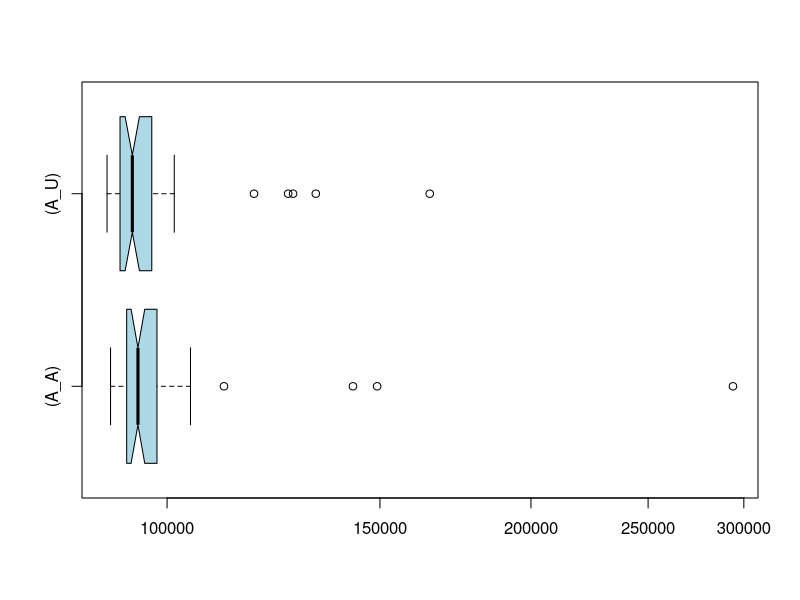

Reproduce this figure in R.
if (exists("A_A")) remove("A_A")
if (exists("A_U")) remove("A_U")
if (exists("C_A")) remove("C_A")
if (exists("C_U")) remove("C_U")
A_U<-c(164928,132749,127125,118016,98731,94063,97017,89194,100519,91577,92813,90523,94286,97341,94287,92301,97967,97130,94204,93923,91218,92527,91425,91119,93670,90665,94726,91430,94637,97680,94114,92190,93302,89951,90168,90006,89203,91807,96536,92786,90659,92773,91705,97694,90588,125939,101380,93747,92284,93524)
A_A<-c(293858,142489,149207,111447,94364,103633,99802,91662,96400,99025,91442,94614,100647,91499,91868,95073,93614,93608,92617,100605,92372,97677,93770,94725,95877,94642,89792,97957,94351,95338,93334,90125,93322,101428,94339,100302,98097,90635,92050,95168,96433,93631,97367,91568,94595,104562,90261,90451,93491,92594)
if (exists("A_U")) boxplot.stats(A_U)
if (exists("A_A")) boxplot.stats(A_A)
if (exists("C_U")) boxplot.stats(C_U)
if (exists("C_A")) boxplot.stats(C_A)
if (exists("A_U")) summary(A_U)
if (exists("A_A")) summary(A_A)
if (exists("C_U")) summary(C_U)
if (exists("C_A")) summary(C_A)
if (exists("A_U")) boxplot(A_A,A_U,col="lightblue",horizontal=TRUE,log="x",match=TRUE,names=c("(A_A)","(A_U)"),notch=TRUE)
if (exists("C_U")) boxplot(C_A,C_U,col="lightblue",horizontal=TRUE,log="x",match=TRUE,names=c("(C_A)","(C_U)"),notch=TRUE)
